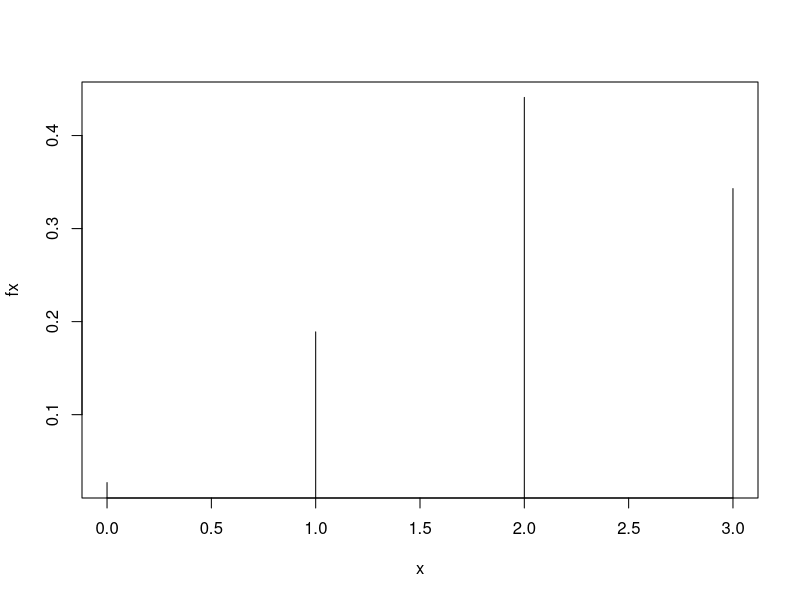
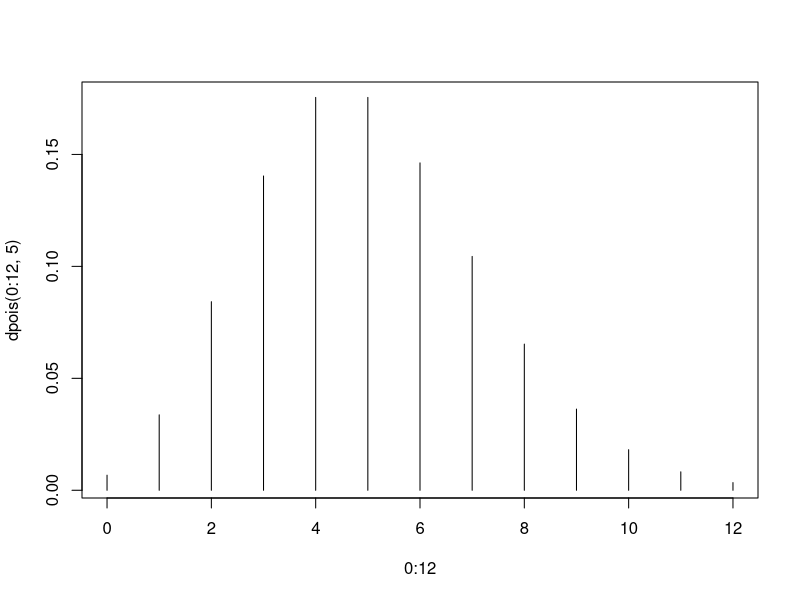
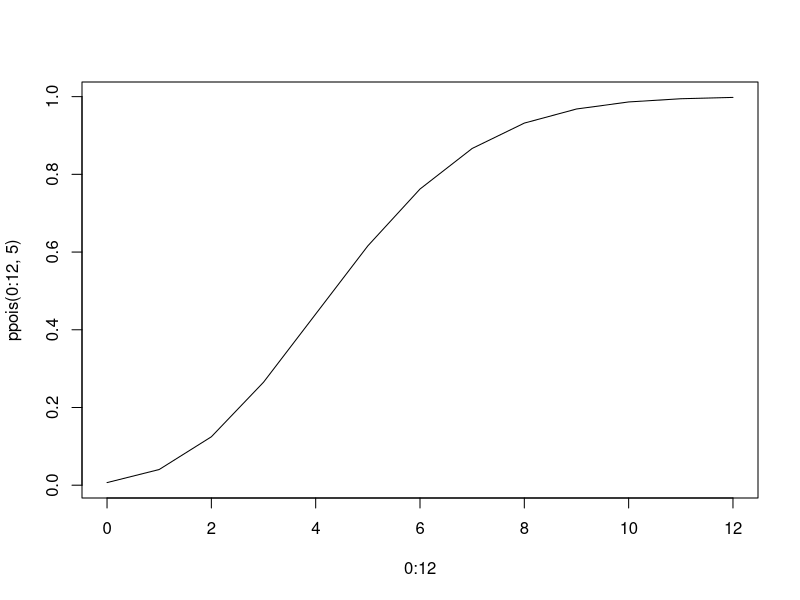
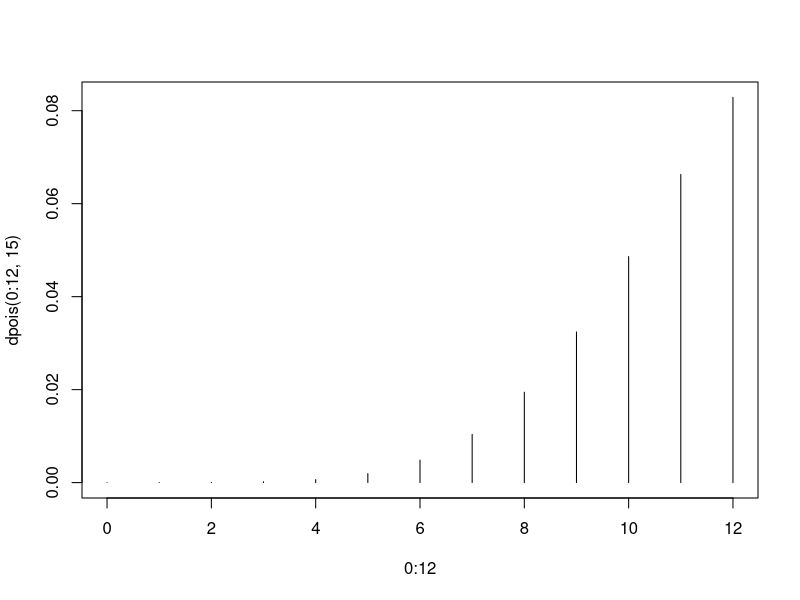
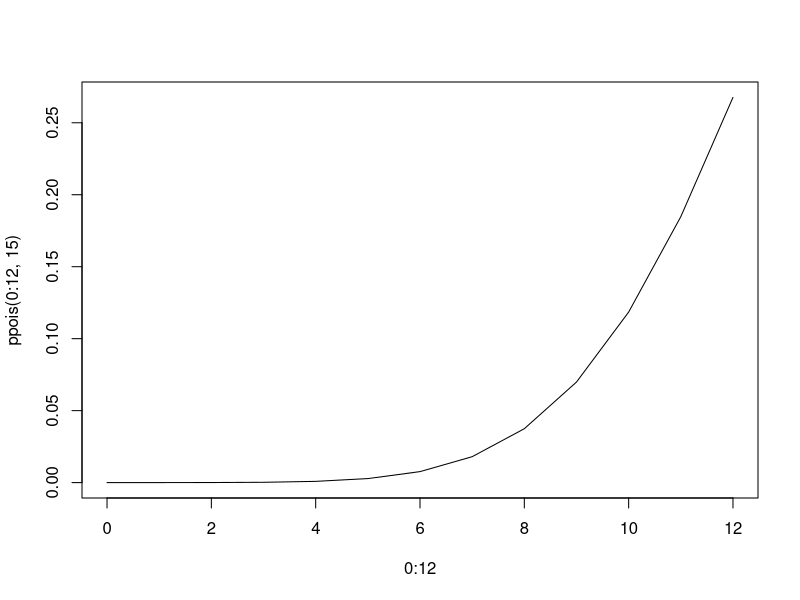
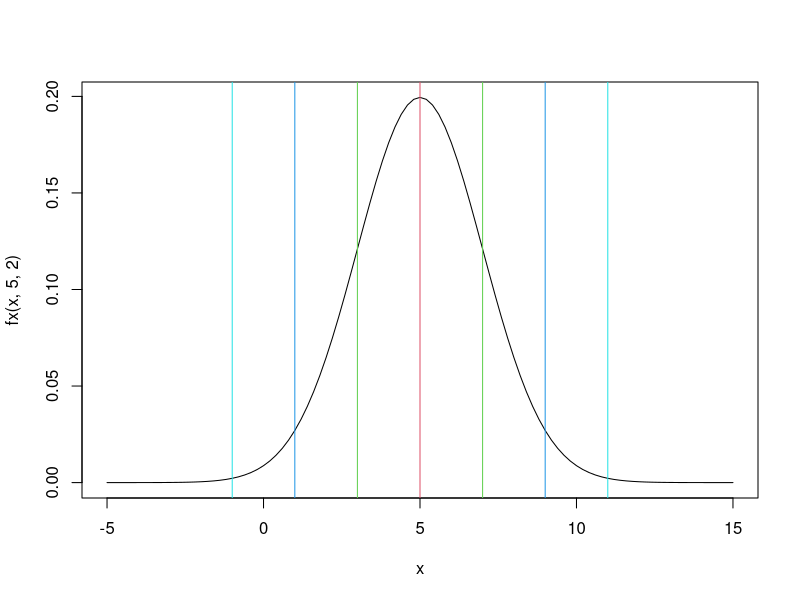
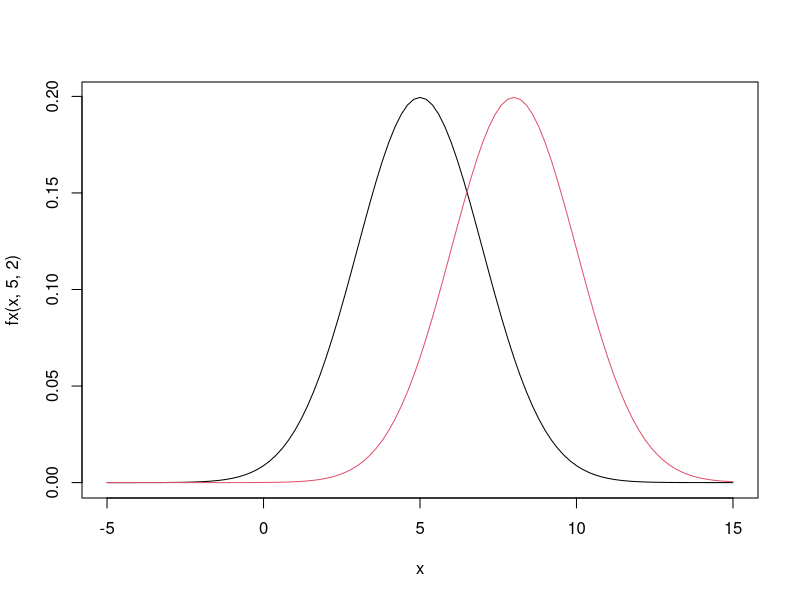
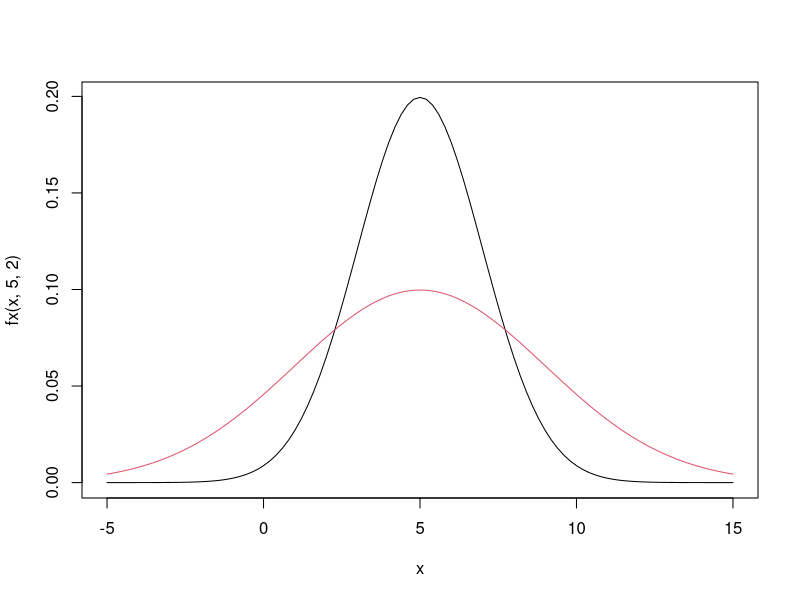

Reproduce these figures in R, in order.
###############################################
#----PRACTICA DE DISTRIBUCIONES DISCRETAS -----
###############################################

#------------------
# V.A. BINOMIAL
#------------------
?choose

fx = function(x,n,p) {choose(n,x)*p^x*(1-p)^(n-x)}

# a. probab de que 2pc de 3 en total no tenga virus, p = 0.70
fx(2,3,0.7)

# b. probab de que maximo 1 tenga virus
fx(0,3,0.7) + fx(1,3,0.7)

#   #   #   #   #   #   #   #   #   #   #   #   #   #   
#   FUNCIONES BASICAS OARA VARIABLES ALEATORIAS
#   PREFIJOS (masa,densidad), p(acumulada), q(cuantil), r(random)
#     NOMBRE DE LA DISTRIB: Binomial = "dbinom"

?dbinom

# a. probab de que 2pc de 3 en total no tenga virus, p = 0.70
dbinom(2,3,0.7)

# b. probab de que maximo 1 tenga virus
dbinom(0,3,0.7) + dbinom(1,3,0.7)
pbinom(1,3,0.7) # solo sirve si se acumula desde cero a x

# c. Media = n*p
mu= 3*0.7
mu


# Grafico de  f.d.p binomial

x = 0:3
fx = dbinom(0:3,3,0.7)
plot(x, fx, type="h")



#------------------
# HIPER GEOMETRICA
#------------------
?dhyper # f.d.p v.a. hipergeometrica

# hyper(X,N-k,k,n)

# Ejercicio en clase
N = 15 # 15 compresosres en total
k = 2 # 2 compresores defectuosos en total
n = 5 # compresores en la muestra

# literal a.) 1 sea deferctusoso
X= 1 # cuantos son defectuosos

# Con la funcion de la hyper geometrica
dhyper(X, k, N-k,n)

# De forma manual usando combinatoriaas
choose(2,1)*choose(13,4)/choose(15,5)


# literal b.) 2 sea deferctusoso
X= 2 # cuantos son defectuosos
dhyper(X, k, N-k,n)

# Calculo de la media
mu = n*(k/N)
mu

# Calculo de la Varianza
var = ((N-n)/(N-1))*n*(k/N)*(1-(k/N))
var

#------------------
# POISSON
#------------------
?dpois # f.d.p de la v.a. de POISSON 

lambda = 5 # 5 pacientes en una hora 
# Literal 1. p (llegan mad de 10 pacientes en una hora )
p0 = dpois(0, lambda)
p1 = dpois(1, lambda)
p2 = dpois(2, lambda)
p3 = dpois(3, lambda)
p4 = dpois(4, lambda)
p5 = dpois(5, lambda)
p6 = dpois(6, lambda)
p7 = dpois(7, lambda)
p8 = dpois(8, lambda)
p9 = dpois(9, lambda)
p10 = dpois(10, lambda)
1 - (p0+p1+p2+p3+p4+p5+p6+p7+p8+p9+p10)


# literal a.)
1 - ppois(10,5)

# Graficos
plot(0:12, dpois(0:12,5), type="h") # f.d.p
plot(0:12, ppois(0:12,5) ,type="l") # f.a.p

# literal b.)
1 - ppois(20,15)

# Graficos
plot(0:12, dpois(0:12,15), type="h") # f.d.p
plot(0:12, ppois(0:12,15) ,type="l") # f.a.p


#---------------------------
# V.A. uniforme
#---------------------------

?dunif
?punif #acumulada

#Ejercicio en clases: A=0, B=7, f(x) = 1/10
dunif(7,0,10)

# acumulada
punif(7,0,10) # F(7) = P(X <=7)
1-punif(7,0,10)

#P(2<= X <= 7) = F(7)-F(2)
punif(7,0,10)-punif(2,0,10)


#---------------------------
# V.A. NORMAL
#---------------------------

fx = function(x,mu,sigma) 
  {(1/sqrt(2*pi*sigma^2))*exp((-(x-mu)^2)/(2*sigma^2))}

# campana normal curva de gaus
curve(fx(x,5,2),-5,15) #mu = 5, sigma = 2

#es simeetrica respecto a la media
abline(v=5, col=2 ) # tien un maximo en la media


# puntos de inflexion = media-1*sigma; media+1*sigma

abline(v = c(5-(2*1),5+(2*1)), col=3 ) # tres desviaciones de la media

abline(v = c(5-(2*2),5+(2*2)), col=4 ) # dos desviaciones de la media

abline(v = c(5-(2*3),5+(2*3)), col=5 ) # tres desviaciones de la media

# -----------------------------------------------
# EFECTO DE LA MEDIA - mu
# curva normal de x1 con media = 5, sigma = 2
curve(fx(x,5,2),-5,15)

# curva normal de x1 con media = 8, sigma = 2
curve(fx(x,8,2),-5,15, add = TRUE, col=2)
# mu representa un efecto de desplazamiento

# ------------------------------------------------
# EFECTO DE LA DESVIACION ESTANDAR - SIGMA
# curva normal de x1 con media = 5, sigma = 2
curve(fx(x,5,2),-5,15)

# curva normal de x1 con media = 8, sigma = 2
curve(fx(x,5,4),-5,15, add = TRUE, col=2)
# mu representa un efecto de desplazamiento

# ------------------------------------------------
# DISTRIBUCION NORMAL ESTANDAR (z)
# ------------------------------------------------

# v.a. Normal con media = cero , sigma =1

# curva normal z
curve(fx(x,0,2),-5,5) # curva Z


# x v.a. normal con su mu=5, sigma = 2, P(1 < x < 8)
fx = function(x) 
  {(1/sqrt(2*pi*2^2))*exp(-((x-5)^2)/(2*2^2))}
integrate(fx,1,8)

# usando la v.a.
za = (1-5)/2
zb = (8-5)/2

fz = function(z) {(1/sqrt(2*pi)*exp(-(z^2)/2))}
integrate(fz,za,zb)

# -----------------------------------------
?dnorm
?pnorm

# grafica de la funcion
curve(dnorm(x,5,2),0,10) # x con mu=5, sigma=2

# Usando f(x)
# P(1 < X < 8) = F(8) - F(1)
pnorm(8,5,2) - pnorm(1,5,2)

# Usando f(z)
# P(1 < X < 8) = F(8) - F(1)
pnorm(zb,0,1) - pnorm(za,0,1)
pnorm(zb) - pnorm(za) # si no damos ni mu ni sigma, la funcion asume la estandarizacion


